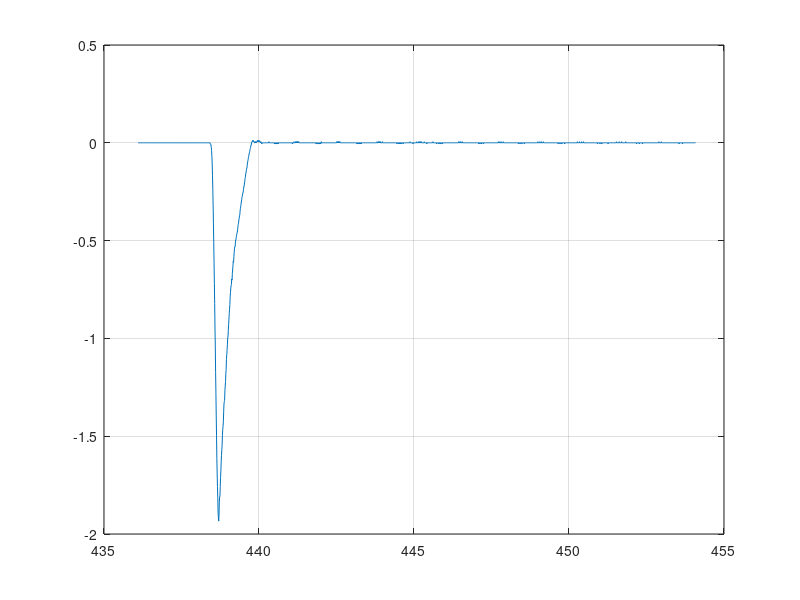

The MATLAB script that drew this image:
% signals(1) - sterowanie
% signals(2) - wychylenie wahadla
% signals(3) - predkosc wahadla
% signals(4) - polozenie wozka
% signals(5) - predkosc wozka

data = load("data/wplyw_pchniecia_wozka_na_bujanie_wahadla_w_lewo.mat");

plot(data.P1_Data.time, data.P1_Data.signals(5).values)
grid on